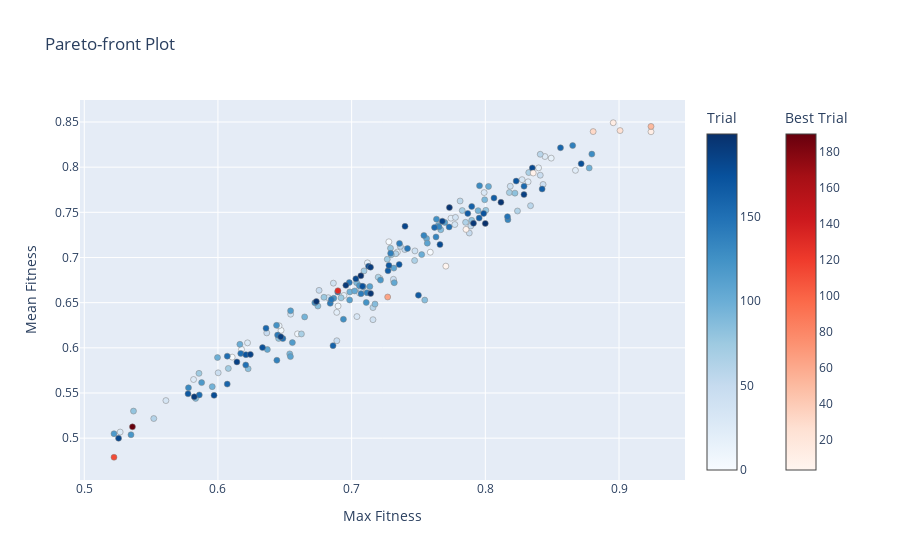
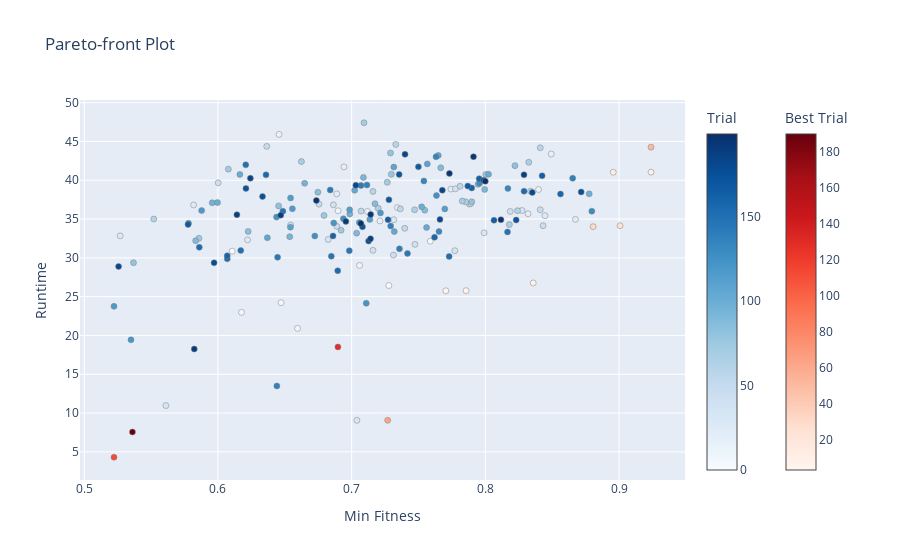
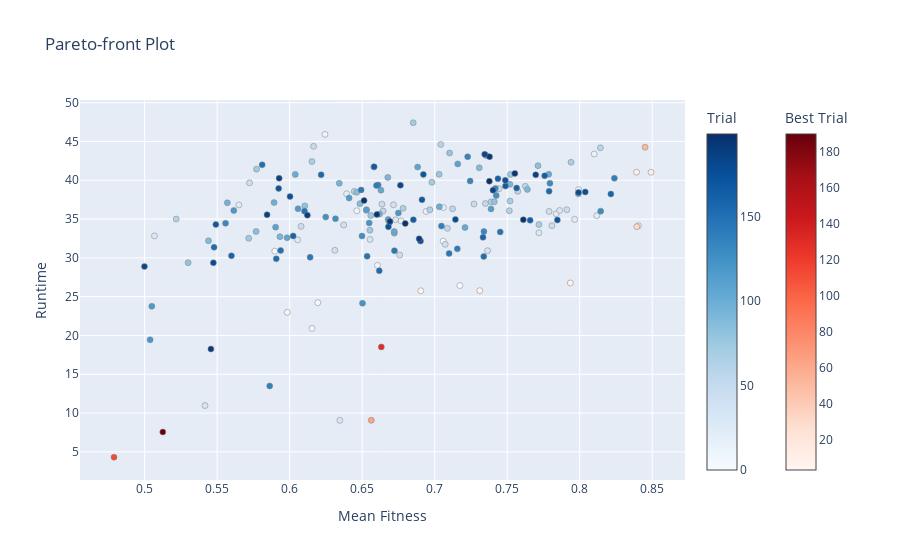

Notebook code for these charts, in order:
### Code cell
fig = vis.plot_pareto_front(
    study,
    targets=lambda t: (t.values[0], t.values[1]),
    target_names=["Max Fitness", "Mean Fitness"],
).show()

fig = vis.plot_pareto_front(
    study,
    targets=lambda t: (t.values[0], t.values[2]),
    target_names=["Min Fitness", "Runtime"],
).show()

fig = vis.plot_pareto_front(
    study,
    targets=lambda t: (t.values[1], t.values[2]),
    target_names=["Mean Fitness", "Runtime"],
).show()

### Figure 1 — Plotly figure (JSON) as saved in the notebook; plotly's stock layout.template omitted (floating-point values rounded to 4 significant figures; data arrays with more than 128 entries replaced by an {"elided": "..."} marker saying what was removed)
{"data": [{"hovertemplate": "%{text}<extra>Trial</extra>", "marker": {"color": {"elided": "188 int values"}, "colorbar": {"title": {"text": "Trial"}}, "colorscale": [[0, "rgb(247,251,255)"], [0.125, "rgb(222,235,247)"], [0.25, "rgb(198,219,239)"], [0.375, "rgb(158,202,225)"], [0.5, "rgb(107,174,214)"], [0.625, "rgb(66,146,198)"], [0.75, "rgb(33,113,181)"], [0.875, "rgb(8,81,156)"], [1, "rgb(8,48,107)"]], "line": {"color": "Grey", "width": 0.5}}, "mode": "markers", "showlegend": false, "text": {"elided": "188 str values"}, "type": "scatter", "x": {"elided": "188 float values"}, "y": {"elided": "188 float values"}}, {"hovertemplate": "%{text}<extra>Best Trial</extra>", "marker": {"color": [3, 4, 8, 11, 12, 24, 31, 51, 63, 112, 129, 190], "colorbar": {"title": {"text": "Best Trial"}, "x": 1.1, "xpad": 40}, "colorscale": [[0, "rgb(255,245,240)"], [0.125, "rgb(254,224,210)"], [0.25, "rgb(252,187,161)"], [0.375, "rgb(252,146,114)"], [0.5, "rgb(251,106,74)"], [0.625, "rgb(239,59,44)"], [0.75, "rgb(203,24,29)"], [0.875, "rgb(165,15,21)"], [1, "rgb(103,0,13)"]], "line": {"color": "Grey", "width": 0.5}}, "mode": "markers", "showlegend": false, "text": ["{<br>  \"number\": 3,<br>  \"values\": [<br>    0.7704668641090393,<br>    0.6904151916503907,<br>    25.75602698326111<br>  ],<br>  \"params\": {<br>    \"mutation_method\": \"mutConstant\",<br>    \"mutation_prob\": 0.4742387600659319,<br>    \"mutation_by_deletion_rate\": 0.7348650533789207,<br>    \"mutation_rate\": 0.9676134159440335,<br>    \"crossover_method\": \"cxTwoPoint\",<br>    \"crossover_rate\": 0.31839742619532163,<br>    \"crossover_points\": 2,<br>    \"selection_method\": \"selRoulette\",<br>    \"elitism_rate\": 0.3392878752254671,<br>    \"survival_rate\": 0.6012609697929668<br>  }<br>}", "{<br>  \"number\": 4,<br>  \"values\": [<br>    0.7855526208877563,<br>    0.7310947775840759,<br>    25.77109670639038<br>  ],<br>  \"params\": {<br>    \"mutation_method\": \"mutConstant\",<br>    \"mutation_prob\": 0.8147199134168505,<br>    \"mutation_by_deletion_rate\": 0.3842063447539349,<br>    \"mutation_rate\": 0.4847961612758859,<br>    \"crossover_method\": \"cxTwoPoint\",<br>    \"crossover_rate\": 0.5049666143376991,<br>    \"crossover_points\": 4,<br>    \"selection_method\": \"selBest\",<br>    \"elitism_rate\": 0.4590257345691281,<br>    \"survival_rate\": 0.7528152581566717<br>  }<br>}", "{<br>  \"number\": 8,<br>  \"values\": [<br>    0.8358239531517029,<br>    0.7935378789901734,<br>    26.76857829093933<br>  ],<br>  \"params\": {<br>    \"mutation_method\": \"mutLinear\",<br>    \"mutation_prob\": 0.7582936005420714,<br>    \"mutation_by_deletion_rate\": 0.23854462123117315,<br>    \"mutation_rate_start\": 0.33260925956657983,<br>    \"mutation_rate_end\": 0.16702505002526669,<br>    \"crossover_method\": \"cxKPoint\",<br>    \"crossover_rate\": 0.005439601422436047,<br>    \"crossover_points\": 1,<br>    \"selection_method\": \"selTournament\",<br>    \"tournsize\": 9,<br>    \"elitism_rate\": 0.2968932038589901,<br>    \"survival_rate\": 0.6660564349514776<br>  }<br>}", "{<br>  \"number\": 11,<br>  \"values\": [<br>    0.923918604850769,<br>    0.8391998887062073,<br>    41.04654264450073<br>  ],<br>  \"params\": {<br>    \"mutation_method\": \"mutLinear\",<br>    \"mutation_prob\": 0.9972720568071717,<br>    \"mutation_by_deletion_rate\": 0.23036547022651194,<br>    \"mutation_rate_start\": 0.2716226253477045,<br>    \"mutation_rate_end\": 0.027950562686698766,<br>    \"crossover_method\": \"cxKPoint\",<br>    \"crossover_rate\": 0.05608825247669138,<br>    \"crossover_points\": 4,<br>    \"selection_method\": \"selTournament\",<br>    \"tournsize\": 9,<br>    \"elitism_rate\": 0.07884562816541624,<br>    \"survival_rate\": 0.7629746214466814<br>  }<br>}", "{<br>  \"number\": 12,<br>  \"values\": [<br>    0.8956600427627563,<br>    0.8491518497467041,<br>    41.03565549850464<br>  ],<br>  \"params\": {<br>    \"mutation_method\": \"mutLinear\",<br>    \"mutation_prob\": 0.9819365445375368,<br>    \"mutation_by_deletion_rate\": 0.19540522987303344,<br>    \"mutation_rate_start\": 0.18414394546821544,<br>    \"mutation_rate_end\": 0.03751556972142428,<br>    \"crossover_method\": \"cxKPoint\",<br>    \"crossover_rate\": 0.0018307391073909421,<br>    \"crossover_points\": 4,<br>    \"selection_method\": \"selTournament\",<br>    \"tournsize\": 9,<br>    \"elitism_rate\": 0.05257648286443003,<br>    \"survival_rate\": 0.7762406950234005<br>  }<br>}", "{<br>  \"number\": 24,<br>  \"values\": [<br>    0.9007651805877686,<br>    0.8404918670654297,<br>    34.14579224586487<br>  ],<br>  \"params\": {<br>    \"mutation_method\": \"mutLinear\",<br>    \"mutation_prob\": 0.9290120509716085,<br>    \"mutation_by_deletion_rate\": 0.13521077317922242,<br>    \"mutation_rate_start\": 0.023174070395484025,<br>    \"mutation_rate_end\": 0.09461408317455078,<br>    \"crossover_method\": \"cxKPoint\",<br>    \"crossover_rate\": 0.08354995840534381,<br>    \"crossover_points\": 1,<br>    \"selection_method\": \"selTournament\",<br>    \"tournsize\": 10,<br>    \"elitism_rate\": 0.6067077400215346,<br>    \"survival_rate\": 0.8503107952283073<br>  }<br>}", "{<br>  \"number\": 31,<br>  \"values\": [<br>    0.8806635141372681,<br>    0.8393709421157837,<br>    34.016571044921875<br>  ],<br>  \"params\": {<br>    \"mutation_method\": \"mutLinear\",<br>    \"mutation_prob\": 0.9528086030828742,<br>    \"mutation_by_deletion_rate\": 0.21839488437430893,<br>    \"mutation_rate_start\": 0.2184155130604776,<br>    \"mutation_rate_end\": 0.008314091937721702,<br>    \"crossover_method\": \"cxKPoint\",<br>    \"crossover_rate\": 0.003016067306132797,<br>    \"crossover_points\": 1,<br>    \"selection_method\": \"selTournament\",<br>    \"tournsize\": 8,<br>    \"elitism_rate\": 0.5736017926838887,<br>    \"survival_rate\": 0.7193099157477512<br>  }<br>}", "{<br>  \"number\": 51,<br>  \"values\": [<br>    0.923918604850769,<br>    0.8450579524040223,<br>    44.26289939880371<br>  ],<br>  \"params\": {<br>    \"mutation_method\": \"mutLinear\",<br>    \"mutation_prob\": 0.9724134473200928,<br>    \"mutation_by_deletion_rate\": 0.1865662871079647,<br>    \"mutation_rate_start\": 0.1776760399937272,<br>    \"mutation_rate_end\": 0.021495672838030666,<br>    \"crossover_method\": \"cxKPoint\",<br>    \"crossover_rate\": 0.01884623749434998,<br>    \"crossover_points\": 4,<br>    \"selection_method\": \"selTournament\",<br>    \"tournsize\": 9,<br>    \"elitism_rate\": 0.08693222344646767,<br>    \"survival_rate\": 0.8103851555137289<br>  }<br>}", "{<br>  \"number\": 63,<br>  \"values\": [<br>    0.7269577383995056,<br>    0.6562639117240906,<br>    9.06501317024231<br>  ],<br>  \"params\": {<br>    \"mutation_method\": \"mutEntropy\",<br>    \"mutation_prob\": 0.00198299956580305,<br>    \"mutation_by_deletion_rate\": 0.3059016500965548,<br>    \"mutation_rate_start\": 0.5384213113742765,<br>    \"mutation_rate_end\": 0.43071537645587016,<br>    \"crossover_method\": \"cxTwoPoint\",<br>    \"crossover_rate\": 0.6017610099146925,<br>    \"crossover_points\": 1,<br>    \"selection_method\": \"selBest\",<br>    \"elitism_rate\": 0.2971989227389479,<br>    \"survival_rate\": 0.3704056167151541<br>  }<br>}", "{<br>  \"number\": 112,<br>  \"values\": [<br>    0.5222430229187012,<br>    0.4788781046867371,<br>    4.304807901382446<br>  ],<br>  \"params\": {<br>    \"mutation_method\": \"mutEntropy\",<br>    \"mutation_prob\": 0.00012013531013410628,<br>    \"mutation_by_deletion_rate\": 0.3221927330837361,<br>    \"mutation_rate_start\": 0.2087608299372249,<br>    \"mutation_rate_end\": 0.8705003096863864,<br>    \"crossover_method\": \"cxTwoPoint\",<br>    \"crossover_rate\": 0.5978661287273939,<br>    \"crossover_points\": 1,<br>    \"selection_method\": \"selBest\",<br>    \"elitism_rate\": 0.3903639595162337,<br>    \"survival_rate\": 0.3688837660821426<br>  }<br>}", "{<br>  \"number\": 129,<br>  \"values\": [<br>    0.689732015132904,<br>    0.6631931066513062,<br>    18.521081924438477<br>  ],<br>  \"params\": {<br>    \"mutation_method\": \"mutEntropy\",<br>    \"mutation_prob\": 0.0014748695274113058,<br>    \"mutation_by_deletion_rate\": 0.420150654839074,<br>    \"mutation_rate_start\": 0.21853319647575575,<br>    \"mutation_rate_end\": 0.9999078884568289,<br>    \"crossover_method\": \"cxTwoPoint\",<br>    \"crossover_rate\": 0.8567541314313146,<br>    \"crossover_points\": 1,<br>    \"selection_method\": \"selRandom\",<br>    \"elitism_rate\": 0.30427779877818456,<br>    \"survival_rate\": 0.4011430794140426<br>  }<br>}", "{<br>  \"number\": 190,<br>  \"values\": [<br>    0.5360535979270935,<br>    0.512525224685669,<br>    7.557414531707764<br>  ],<br>  \"params\": {<br>    \"mutation_method\": \"mutEntropy\",<br>    \"mutation_prob\": 0.0011143044899911095,<br>    \"mutation_by_deletion_rate\": 0.2713128394056667,<br>    \"mutation_rate_start\": 0.744385169988742,<br>    \"mutation_rate_end\": 0.18664815130371876,<br>    \"crossover_method\": \"cxKPoint\",<br>    \"crossover_rate\": 0.5464584815956636,<br>    \"crossover_points\": 2,<br>    \"selection_method\": \"selTournament\",<br>    \"tournsize\": 10,<br>    \"elitism_rate\": 0.24805682047404287,<br>    \"survival_rate\": 0.15749458526021998<br>  }<br>}"], "type": "scatter", "x": [0.7705, 0.7856, 0.8358, 0.9239, 0.8957, 0.9008, 0.8807, 0.9239, 0.727, 0.5222, 0.6897, 0.5361], "y": [0.6904, 0.7311, 0.7935, 0.8392, 0.8492, 0.8405, 0.8394, 0.8451, 0.6563, 0.4789, 0.6632, 0.5125]}], "layout": {"title": {"text": "Pareto-front Plot"}, "xaxis": {"title": {"text": "Max Fitness"}}, "yaxis": {"title": {"text": "Mean Fitness"}}}}

### Figure 2 — Plotly figure (JSON) as saved in the notebook; plotly's stock layout.template omitted (floating-point values rounded to 4 significant figures; data arrays with more than 128 entries replaced by an {"elided": "..."} marker saying what was removed)
{"data": [{"hovertemplate": "%{text}<extra>Trial</extra>", "marker": {"color": {"elided": "188 int values"}, "colorbar": {"title": {"text": "Trial"}}, "colorscale": [[0, "rgb(247,251,255)"], [0.125, "rgb(222,235,247)"], [0.25, "rgb(198,219,239)"], [0.375, "rgb(158,202,225)"], [0.5, "rgb(107,174,214)"], [0.625, "rgb(66,146,198)"], [0.75, "rgb(33,113,181)"], [0.875, "rgb(8,81,156)"], [1, "rgb(8,48,107)"]], "line": {"color": "Grey", "width": 0.5}}, "mode": "markers", "showlegend": false, "text": {"elided": "188 str values"}, "type": "scatter", "x": {"elided": "188 float values"}, "y": {"elided": "188 float values"}}, {"hovertemplate": "%{text}<extra>Best Trial</extra>", "marker": {"color": [3, 4, 8, 11, 12, 24, 31, 51, 63, 112, 129, 190], "colorbar": {"title": {"text": "Best Trial"}, "x": 1.1, "xpad": 40}, "colorscale": [[0, "rgb(255,245,240)"], [0.125, "rgb(254,224,210)"], [0.25, "rgb(252,187,161)"], [0.375, "rgb(252,146,114)"], [0.5, "rgb(251,106,74)"], [0.625, "rgb(239,59,44)"], [0.75, "rgb(203,24,29)"], [0.875, "rgb(165,15,21)"], [1, "rgb(103,0,13)"]], "line": {"color": "Grey", "width": 0.5}}, "mode": "markers", "showlegend": false, "text": ["{<br>  \"number\": 3,<br>  \"values\": [<br>    0.7704668641090393,<br>    0.6904151916503907,<br>    25.75602698326111<br>  ],<br>  \"params\": {<br>    \"mutation_method\": \"mutConstant\",<br>    \"mutation_prob\": 0.4742387600659319,<br>    \"mutation_by_deletion_rate\": 0.7348650533789207,<br>    \"mutation_rate\": 0.9676134159440335,<br>    \"crossover_method\": \"cxTwoPoint\",<br>    \"crossover_rate\": 0.31839742619532163,<br>    \"crossover_points\": 2,<br>    \"selection_method\": \"selRoulette\",<br>    \"elitism_rate\": 0.3392878752254671,<br>    \"survival_rate\": 0.6012609697929668<br>  }<br>}", "{<br>  \"number\": 4,<br>  \"values\": [<br>    0.7855526208877563,<br>    0.7310947775840759,<br>    25.77109670639038<br>  ],<br>  \"params\": {<br>    \"mutation_method\": \"mutConstant\",<br>    \"mutation_prob\": 0.8147199134168505,<br>    \"mutation_by_deletion_rate\": 0.3842063447539349,<br>    \"mutation_rate\": 0.4847961612758859,<br>    \"crossover_method\": \"cxTwoPoint\",<br>    \"crossover_rate\": 0.5049666143376991,<br>    \"crossover_points\": 4,<br>    \"selection_method\": \"selBest\",<br>    \"elitism_rate\": 0.4590257345691281,<br>    \"survival_rate\": 0.7528152581566717<br>  }<br>}", "{<br>  \"number\": 8,<br>  \"values\": [<br>    0.8358239531517029,<br>    0.7935378789901734,<br>    26.76857829093933<br>  ],<br>  \"params\": {<br>    \"mutation_method\": \"mutLinear\",<br>    \"mutation_prob\": 0.7582936005420714,<br>    \"mutation_by_deletion_rate\": 0.23854462123117315,<br>    \"mutation_rate_start\": 0.33260925956657983,<br>    \"mutation_rate_end\": 0.16702505002526669,<br>    \"crossover_method\": \"cxKPoint\",<br>    \"crossover_rate\": 0.005439601422436047,<br>    \"crossover_points\": 1,<br>    \"selection_method\": \"selTournament\",<br>    \"tournsize\": 9,<br>    \"elitism_rate\": 0.2968932038589901,<br>    \"survival_rate\": 0.6660564349514776<br>  }<br>}", "{<br>  \"number\": 11,<br>  \"values\": [<br>    0.923918604850769,<br>    0.8391998887062073,<br>    41.04654264450073<br>  ],<br>  \"params\": {<br>    \"mutation_method\": \"mutLinear\",<br>    \"mutation_prob\": 0.9972720568071717,<br>    \"mutation_by_deletion_rate\": 0.23036547022651194,<br>    \"mutation_rate_start\": 0.2716226253477045,<br>    \"mutation_rate_end\": 0.027950562686698766,<br>    \"crossover_method\": \"cxKPoint\",<br>    \"crossover_rate\": 0.05608825247669138,<br>    \"crossover_points\": 4,<br>    \"selection_method\": \"selTournament\",<br>    \"tournsize\": 9,<br>    \"elitism_rate\": 0.07884562816541624,<br>    \"survival_rate\": 0.7629746214466814<br>  }<br>}", "{<br>  \"number\": 12,<br>  \"values\": [<br>    0.8956600427627563,<br>    0.8491518497467041,<br>    41.03565549850464<br>  ],<br>  \"params\": {<br>    \"mutation_method\": \"mutLinear\",<br>    \"mutation_prob\": 0.9819365445375368,<br>    \"mutation_by_deletion_rate\": 0.19540522987303344,<br>    \"mutation_rate_start\": 0.18414394546821544,<br>    \"mutation_rate_end\": 0.03751556972142428,<br>    \"crossover_method\": \"cxKPoint\",<br>    \"crossover_rate\": 0.0018307391073909421,<br>    \"crossover_points\": 4,<br>    \"selection_method\": \"selTournament\",<br>    \"tournsize\": 9,<br>    \"elitism_rate\": 0.05257648286443003,<br>    \"survival_rate\": 0.7762406950234005<br>  }<br>}", "{<br>  \"number\": 24,<br>  \"values\": [<br>    0.9007651805877686,<br>    0.8404918670654297,<br>    34.14579224586487<br>  ],<br>  \"params\": {<br>    \"mutation_method\": \"mutLinear\",<br>    \"mutation_prob\": 0.9290120509716085,<br>    \"mutation_by_deletion_rate\": 0.13521077317922242,<br>    \"mutation_rate_start\": 0.023174070395484025,<br>    \"mutation_rate_end\": 0.09461408317455078,<br>    \"crossover_method\": \"cxKPoint\",<br>    \"crossover_rate\": 0.08354995840534381,<br>    \"crossover_points\": 1,<br>    \"selection_method\": \"selTournament\",<br>    \"tournsize\": 10,<br>    \"elitism_rate\": 0.6067077400215346,<br>    \"survival_rate\": 0.8503107952283073<br>  }<br>}", "{<br>  \"number\": 31,<br>  \"values\": [<br>    0.8806635141372681,<br>    0.8393709421157837,<br>    34.016571044921875<br>  ],<br>  \"params\": {<br>    \"mutation_method\": \"mutLinear\",<br>    \"mutation_prob\": 0.9528086030828742,<br>    \"mutation_by_deletion_rate\": 0.21839488437430893,<br>    \"mutation_rate_start\": 0.2184155130604776,<br>    \"mutation_rate_end\": 0.008314091937721702,<br>    \"crossover_method\": \"cxKPoint\",<br>    \"crossover_rate\": 0.003016067306132797,<br>    \"crossover_points\": 1,<br>    \"selection_method\": \"selTournament\",<br>    \"tournsize\": 8,<br>    \"elitism_rate\": 0.5736017926838887,<br>    \"survival_rate\": 0.7193099157477512<br>  }<br>}", "{<br>  \"number\": 51,<br>  \"values\": [<br>    0.923918604850769,<br>    0.8450579524040223,<br>    44.26289939880371<br>  ],<br>  \"params\": {<br>    \"mutation_method\": \"mutLinear\",<br>    \"mutation_prob\": 0.9724134473200928,<br>    \"mutation_by_deletion_rate\": 0.1865662871079647,<br>    \"mutation_rate_start\": 0.1776760399937272,<br>    \"mutation_rate_end\": 0.021495672838030666,<br>    \"crossover_method\": \"cxKPoint\",<br>    \"crossover_rate\": 0.01884623749434998,<br>    \"crossover_points\": 4,<br>    \"selection_method\": \"selTournament\",<br>    \"tournsize\": 9,<br>    \"elitism_rate\": 0.08693222344646767,<br>    \"survival_rate\": 0.8103851555137289<br>  }<br>}", "{<br>  \"number\": 63,<br>  \"values\": [<br>    0.7269577383995056,<br>    0.6562639117240906,<br>    9.06501317024231<br>  ],<br>  \"params\": {<br>    \"mutation_method\": \"mutEntropy\",<br>    \"mutation_prob\": 0.00198299956580305,<br>    \"mutation_by_deletion_rate\": 0.3059016500965548,<br>    \"mutation_rate_start\": 0.5384213113742765,<br>    \"mutation_rate_end\": 0.43071537645587016,<br>    \"crossover_method\": \"cxTwoPoint\",<br>    \"crossover_rate\": 0.6017610099146925,<br>    \"crossover_points\": 1,<br>    \"selection_method\": \"selBest\",<br>    \"elitism_rate\": 0.2971989227389479,<br>    \"survival_rate\": 0.3704056167151541<br>  }<br>}", "{<br>  \"number\": 112,<br>  \"values\": [<br>    0.5222430229187012,<br>    0.4788781046867371,<br>    4.304807901382446<br>  ],<br>  \"params\": {<br>    \"mutation_method\": \"mutEntropy\",<br>    \"mutation_prob\": 0.00012013531013410628,<br>    \"mutation_by_deletion_rate\": 0.3221927330837361,<br>    \"mutation_rate_start\": 0.2087608299372249,<br>    \"mutation_rate_end\": 0.8705003096863864,<br>    \"crossover_method\": \"cxTwoPoint\",<br>    \"crossover_rate\": 0.5978661287273939,<br>    \"crossover_points\": 1,<br>    \"selection_method\": \"selBest\",<br>    \"elitism_rate\": 0.3903639595162337,<br>    \"survival_rate\": 0.3688837660821426<br>  }<br>}", "{<br>  \"number\": 129,<br>  \"values\": [<br>    0.689732015132904,<br>    0.6631931066513062,<br>    18.521081924438477<br>  ],<br>  \"params\": {<br>    \"mutation_method\": \"mutEntropy\",<br>    \"mutation_prob\": 0.0014748695274113058,<br>    \"mutation_by_deletion_rate\": 0.420150654839074,<br>    \"mutation_rate_start\": 0.21853319647575575,<br>    \"mutation_rate_end\": 0.9999078884568289,<br>    \"crossover_method\": \"cxTwoPoint\",<br>    \"crossover_rate\": 0.8567541314313146,<br>    \"crossover_points\": 1,<br>    \"selection_method\": \"selRandom\",<br>    \"elitism_rate\": 0.30427779877818456,<br>    \"survival_rate\": 0.4011430794140426<br>  }<br>}", "{<br>  \"number\": 190,<br>  \"values\": [<br>    0.5360535979270935,<br>    0.512525224685669,<br>    7.557414531707764<br>  ],<br>  \"params\": {<br>    \"mutation_method\": \"mutEntropy\",<br>    \"mutation_prob\": 0.0011143044899911095,<br>    \"mutation_by_deletion_rate\": 0.2713128394056667,<br>    \"mutation_rate_start\": 0.744385169988742,<br>    \"mutation_rate_end\": 0.18664815130371876,<br>    \"crossover_method\": \"cxKPoint\",<br>    \"crossover_rate\": 0.5464584815956636,<br>    \"crossover_points\": 2,<br>    \"selection_method\": \"selTournament\",<br>    \"tournsize\": 10,<br>    \"elitism_rate\": 0.24805682047404287,<br>    \"survival_rate\": 0.15749458526021998<br>  }<br>}"], "type": "scatter", "x": [0.7705, 0.7856, 0.8358, 0.9239, 0.8957, 0.9008, 0.8807, 0.9239, 0.727, 0.5222, 0.6897, 0.5361], "y": [25.76, 25.77, 26.77, 41.05, 41.04, 34.15, 34.02, 44.26, 9.065, 4.305, 18.52, 7.557]}], "layout": {"title": {"text": "Pareto-front Plot"}, "xaxis": {"title": {"text": "Min Fitness"}}, "yaxis": {"title": {"text": "Runtime"}}}}

### Figure 3 — Plotly figure (JSON) as saved in the notebook; plotly's stock layout.template omitted (floating-point values rounded to 4 significant figures; data arrays with more than 128 entries replaced by an {"elided": "..."} marker saying what was removed)
{"data": [{"hovertemplate": "%{text}<extra>Trial</extra>", "marker": {"color": {"elided": "188 int values"}, "colorbar": {"title": {"text": "Trial"}}, "colorscale": [[0, "rgb(247,251,255)"], [0.125, "rgb(222,235,247)"], [0.25, "rgb(198,219,239)"], [0.375, "rgb(158,202,225)"], [0.5, "rgb(107,174,214)"], [0.625, "rgb(66,146,198)"], [0.75, "rgb(33,113,181)"], [0.875, "rgb(8,81,156)"], [1, "rgb(8,48,107)"]], "line": {"color": "Grey", "width": 0.5}}, "mode": "markers", "showlegend": false, "text": {"elided": "188 str values"}, "type": "scatter", "x": {"elided": "188 float values"}, "y": {"elided": "188 float values"}}, {"hovertemplate": "%{text}<extra>Best Trial</extra>", "marker": {"color": [3, 4, 8, 11, 12, 24, 31, 51, 63, 112, 129, 190], "colorbar": {"title": {"text": "Best Trial"}, "x": 1.1, "xpad": 40}, "colorscale": [[0, "rgb(255,245,240)"], [0.125, "rgb(254,224,210)"], [0.25, "rgb(252,187,161)"], [0.375, "rgb(252,146,114)"], [0.5, "rgb(251,106,74)"], [0.625, "rgb(239,59,44)"], [0.75, "rgb(203,24,29)"], [0.875, "rgb(165,15,21)"], [1, "rgb(103,0,13)"]], "line": {"color": "Grey", "width": 0.5}}, "mode": "markers", "showlegend": false, "text": ["{<br>  \"number\": 3,<br>  \"values\": [<br>    0.7704668641090393,<br>    0.6904151916503907,<br>    25.75602698326111<br>  ],<br>  \"params\": {<br>    \"mutation_method\": \"mutConstant\",<br>    \"mutation_prob\": 0.4742387600659319,<br>    \"mutation_by_deletion_rate\": 0.7348650533789207,<br>    \"mutation_rate\": 0.9676134159440335,<br>    \"crossover_method\": \"cxTwoPoint\",<br>    \"crossover_rate\": 0.31839742619532163,<br>    \"crossover_points\": 2,<br>    \"selection_method\": \"selRoulette\",<br>    \"elitism_rate\": 0.3392878752254671,<br>    \"survival_rate\": 0.6012609697929668<br>  }<br>}", "{<br>  \"number\": 4,<br>  \"values\": [<br>    0.7855526208877563,<br>    0.7310947775840759,<br>    25.77109670639038<br>  ],<br>  \"params\": {<br>    \"mutation_method\": \"mutConstant\",<br>    \"mutation_prob\": 0.8147199134168505,<br>    \"mutation_by_deletion_rate\": 0.3842063447539349,<br>    \"mutation_rate\": 0.4847961612758859,<br>    \"crossover_method\": \"cxTwoPoint\",<br>    \"crossover_rate\": 0.5049666143376991,<br>    \"crossover_points\": 4,<br>    \"selection_method\": \"selBest\",<br>    \"elitism_rate\": 0.4590257345691281,<br>    \"survival_rate\": 0.7528152581566717<br>  }<br>}", "{<br>  \"number\": 8,<br>  \"values\": [<br>    0.8358239531517029,<br>    0.7935378789901734,<br>    26.76857829093933<br>  ],<br>  \"params\": {<br>    \"mutation_method\": \"mutLinear\",<br>    \"mutation_prob\": 0.7582936005420714,<br>    \"mutation_by_deletion_rate\": 0.23854462123117315,<br>    \"mutation_rate_start\": 0.33260925956657983,<br>    \"mutation_rate_end\": 0.16702505002526669,<br>    \"crossover_method\": \"cxKPoint\",<br>    \"crossover_rate\": 0.005439601422436047,<br>    \"crossover_points\": 1,<br>    \"selection_method\": \"selTournament\",<br>    \"tournsize\": 9,<br>    \"elitism_rate\": 0.2968932038589901,<br>    \"survival_rate\": 0.6660564349514776<br>  }<br>}", "{<br>  \"number\": 11,<br>  \"values\": [<br>    0.923918604850769,<br>    0.8391998887062073,<br>    41.04654264450073<br>  ],<br>  \"params\": {<br>    \"mutation_method\": \"mutLinear\",<br>    \"mutation_prob\": 0.9972720568071717,<br>    \"mutation_by_deletion_rate\": 0.23036547022651194,<br>    \"mutation_rate_start\": 0.2716226253477045,<br>    \"mutation_rate_end\": 0.027950562686698766,<br>    \"crossover_method\": \"cxKPoint\",<br>    \"crossover_rate\": 0.05608825247669138,<br>    \"crossover_points\": 4,<br>    \"selection_method\": \"selTournament\",<br>    \"tournsize\": 9,<br>    \"elitism_rate\": 0.07884562816541624,<br>    \"survival_rate\": 0.7629746214466814<br>  }<br>}", "{<br>  \"number\": 12,<br>  \"values\": [<br>    0.8956600427627563,<br>    0.8491518497467041,<br>    41.03565549850464<br>  ],<br>  \"params\": {<br>    \"mutation_method\": \"mutLinear\",<br>    \"mutation_prob\": 0.9819365445375368,<br>    \"mutation_by_deletion_rate\": 0.19540522987303344,<br>    \"mutation_rate_start\": 0.18414394546821544,<br>    \"mutation_rate_end\": 0.03751556972142428,<br>    \"crossover_method\": \"cxKPoint\",<br>    \"crossover_rate\": 0.0018307391073909421,<br>    \"crossover_points\": 4,<br>    \"selection_method\": \"selTournament\",<br>    \"tournsize\": 9,<br>    \"elitism_rate\": 0.05257648286443003,<br>    \"survival_rate\": 0.7762406950234005<br>  }<br>}", "{<br>  \"number\": 24,<br>  \"values\": [<br>    0.9007651805877686,<br>    0.8404918670654297,<br>    34.14579224586487<br>  ],<br>  \"params\": {<br>    \"mutation_method\": \"mutLinear\",<br>    \"mutation_prob\": 0.9290120509716085,<br>    \"mutation_by_deletion_rate\": 0.13521077317922242,<br>    \"mutation_rate_start\": 0.023174070395484025,<br>    \"mutation_rate_end\": 0.09461408317455078,<br>    \"crossover_method\": \"cxKPoint\",<br>    \"crossover_rate\": 0.08354995840534381,<br>    \"crossover_points\": 1,<br>    \"selection_method\": \"selTournament\",<br>    \"tournsize\": 10,<br>    \"elitism_rate\": 0.6067077400215346,<br>    \"survival_rate\": 0.8503107952283073<br>  }<br>}", "{<br>  \"number\": 31,<br>  \"values\": [<br>    0.8806635141372681,<br>    0.8393709421157837,<br>    34.016571044921875<br>  ],<br>  \"params\": {<br>    \"mutation_method\": \"mutLinear\",<br>    \"mutation_prob\": 0.9528086030828742,<br>    \"mutation_by_deletion_rate\": 0.21839488437430893,<br>    \"mutation_rate_start\": 0.2184155130604776,<br>    \"mutation_rate_end\": 0.008314091937721702,<br>    \"crossover_method\": \"cxKPoint\",<br>    \"crossover_rate\": 0.003016067306132797,<br>    \"crossover_points\": 1,<br>    \"selection_method\": \"selTournament\",<br>    \"tournsize\": 8,<br>    \"elitism_rate\": 0.5736017926838887,<br>    \"survival_rate\": 0.7193099157477512<br>  }<br>}", "{<br>  \"number\": 51,<br>  \"values\": [<br>    0.923918604850769,<br>    0.8450579524040223,<br>    44.26289939880371<br>  ],<br>  \"params\": {<br>    \"mutation_method\": \"mutLinear\",<br>    \"mutation_prob\": 0.9724134473200928,<br>    \"mutation_by_deletion_rate\": 0.1865662871079647,<br>    \"mutation_rate_start\": 0.1776760399937272,<br>    \"mutation_rate_end\": 0.021495672838030666,<br>    \"crossover_method\": \"cxKPoint\",<br>    \"crossover_rate\": 0.01884623749434998,<br>    \"crossover_points\": 4,<br>    \"selection_method\": \"selTournament\",<br>    \"tournsize\": 9,<br>    \"elitism_rate\": 0.08693222344646767,<br>    \"survival_rate\": 0.8103851555137289<br>  }<br>}", "{<br>  \"number\": 63,<br>  \"values\": [<br>    0.7269577383995056,<br>    0.6562639117240906,<br>    9.06501317024231<br>  ],<br>  \"params\": {<br>    \"mutation_method\": \"mutEntropy\",<br>    \"mutation_prob\": 0.00198299956580305,<br>    \"mutation_by_deletion_rate\": 0.3059016500965548,<br>    \"mutation_rate_start\": 0.5384213113742765,<br>    \"mutation_rate_end\": 0.43071537645587016,<br>    \"crossover_method\": \"cxTwoPoint\",<br>    \"crossover_rate\": 0.6017610099146925,<br>    \"crossover_points\": 1,<br>    \"selection_method\": \"selBest\",<br>    \"elitism_rate\": 0.2971989227389479,<br>    \"survival_rate\": 0.3704056167151541<br>  }<br>}", "{<br>  \"number\": 112,<br>  \"values\": [<br>    0.5222430229187012,<br>    0.4788781046867371,<br>    4.304807901382446<br>  ],<br>  \"params\": {<br>    \"mutation_method\": \"mutEntropy\",<br>    \"mutation_prob\": 0.00012013531013410628,<br>    \"mutation_by_deletion_rate\": 0.3221927330837361,<br>    \"mutation_rate_start\": 0.2087608299372249,<br>    \"mutation_rate_end\": 0.8705003096863864,<br>    \"crossover_method\": \"cxTwoPoint\",<br>    \"crossover_rate\": 0.5978661287273939,<br>    \"crossover_points\": 1,<br>    \"selection_method\": \"selBest\",<br>    \"elitism_rate\": 0.3903639595162337,<br>    \"survival_rate\": 0.3688837660821426<br>  }<br>}", "{<br>  \"number\": 129,<br>  \"values\": [<br>    0.689732015132904,<br>    0.6631931066513062,<br>    18.521081924438477<br>  ],<br>  \"params\": {<br>    \"mutation_method\": \"mutEntropy\",<br>    \"mutation_prob\": 0.0014748695274113058,<br>    \"mutation_by_deletion_rate\": 0.420150654839074,<br>    \"mutation_rate_start\": 0.21853319647575575,<br>    \"mutation_rate_end\": 0.9999078884568289,<br>    \"crossover_method\": \"cxTwoPoint\",<br>    \"crossover_rate\": 0.8567541314313146,<br>    \"crossover_points\": 1,<br>    \"selection_method\": \"selRandom\",<br>    \"elitism_rate\": 0.30427779877818456,<br>    \"survival_rate\": 0.4011430794140426<br>  }<br>}", "{<br>  \"number\": 190,<br>  \"values\": [<br>    0.5360535979270935,<br>    0.512525224685669,<br>    7.557414531707764<br>  ],<br>  \"params\": {<br>    \"mutation_method\": \"mutEntropy\",<br>    \"mutation_prob\": 0.0011143044899911095,<br>    \"mutation_by_deletion_rate\": 0.2713128394056667,<br>    \"mutation_rate_start\": 0.744385169988742,<br>    \"mutation_rate_end\": 0.18664815130371876,<br>    \"crossover_method\": \"cxKPoint\",<br>    \"crossover_rate\": 0.5464584815956636,<br>    \"crossover_points\": 2,<br>    \"selection_method\": \"selTournament\",<br>    \"tournsize\": 10,<br>    \"elitism_rate\": 0.24805682047404287,<br>    \"survival_rate\": 0.15749458526021998<br>  }<br>}"], "type": "scatter", "x": [0.6904, 0.7311, 0.7935, 0.8392, 0.8492, 0.8405, 0.8394, 0.8451, 0.6563, 0.4789, 0.6632, 0.5125], "y": [25.76, 25.77, 26.77, 41.05, 41.04, 34.15, 34.02, 44.26, 9.065, 4.305, 18.52, 7.557]}], "layout": {"title": {"text": "Pareto-front Plot"}, "xaxis": {"title": {"text": "Mean Fitness"}}, "yaxis": {"title": {"text": "Runtime"}}}}
